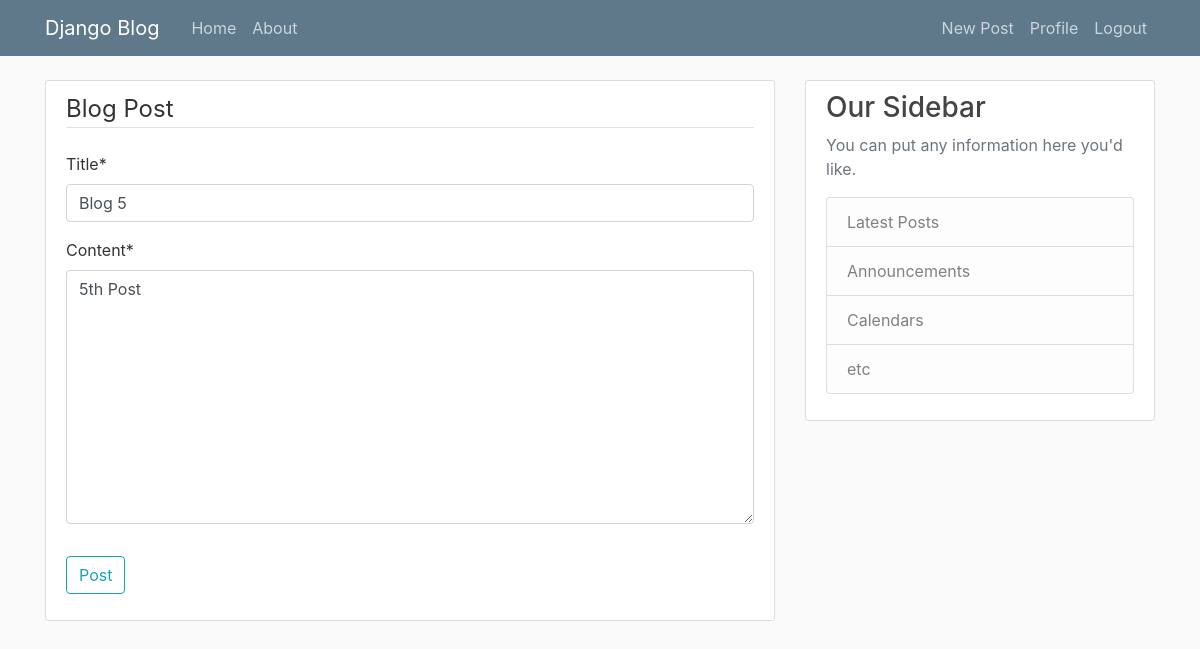
The page /post/5/update/ (signed in) on the database as committed earlier.
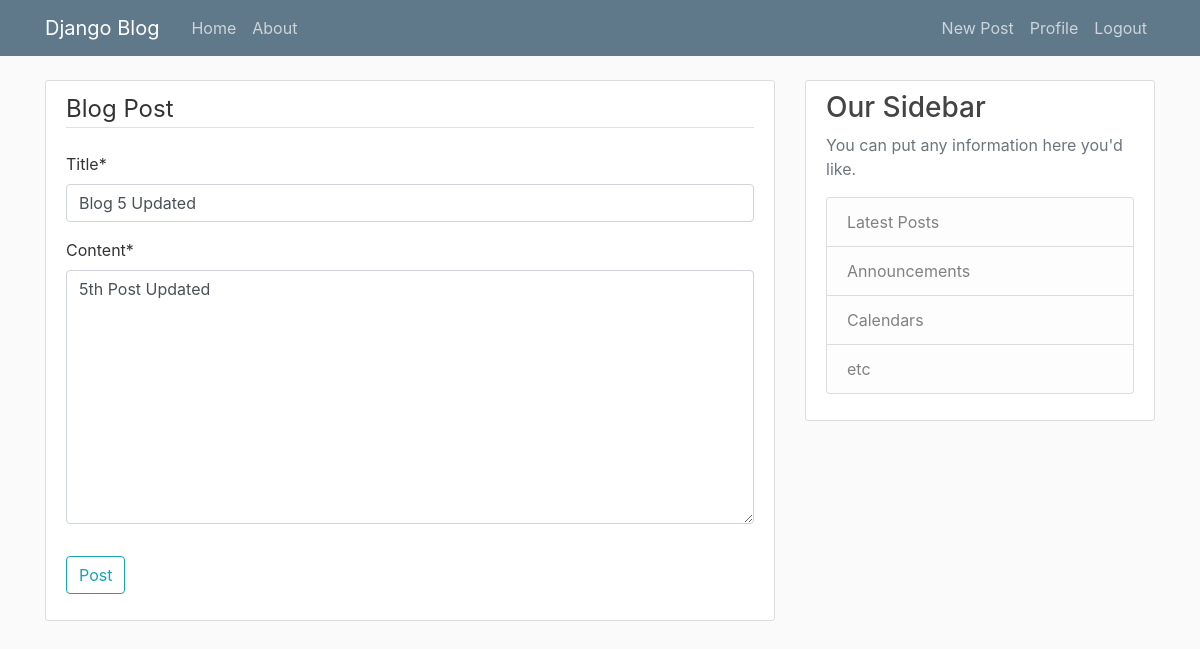
The same page on the database as committed later.
### blog/models.py (models this page shows, shortened)
class Post(models.Model):
   title = models.CharField(max_length = 100)
   content = models.TextField()
   date_posted = models.DateTimeField(default = timezone.now)
   author = models.ForeignKey(User, on_delete = models.CASCADE)

### blog/views.py (the view, shortened to what this page needs)
# urls.py: path('post/<int:pk>/update/', PostUpdateView.as_view(), name = 'post-update'),
class PostUpdateView(LoginRequiredMixin,
                     UserPassesTestMixin,
                     UpdateView):
   model = Post
   fields = ['title', 'content']
   def test_func(self):
      post = self.get_object()                  # Récupération du post
      return (self.request.user == post.author) # On vérifie qu'on est l'auteur du post

### blog/templates/blog/post_form.html (shortened to what this page needs)
{% extends "blog/base.html" %}
{% load crispy_forms_tags %}
{% block content %}
   <div class='content-section'>
      <form method="POST">
         <fieldset class="form-group">
            <legend class="border-bottom mb-4">Blog Post</legend>
            {{ form | crispy }}
         </fieldset>
         <div class="form-group">
            <button class="btn btn-outline-info" type="submit">Post</button>
         </div>
      </form>
   </div>
{% endblock content %}

Rows that differ between the two databases and show on the page:
changed Post: title "Blog 5" → "Blog 5 Updated"; content "5th Post" → "5th Post Updated"
